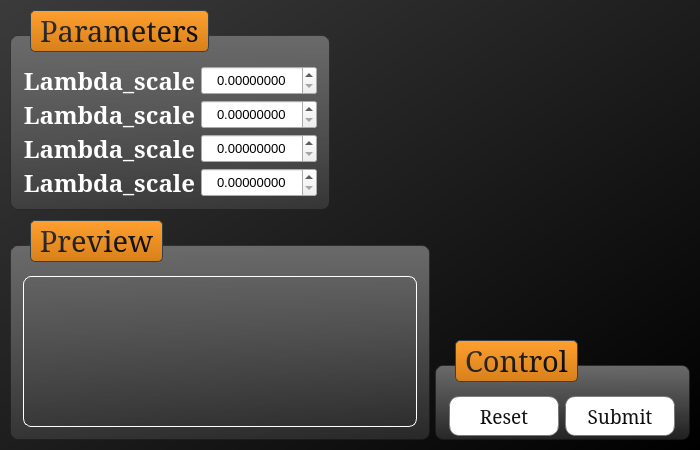
<?xml version="1.0" encoding="UTF-8"?>
<ui version="4.0">
 <class>Dialog</class>
 <widget class="QDialog" name="Dialog">
  <property name="geometry">
   <rect>
    <x>0</x>
    <y>0</y>
    <width>700</width>
    <height>450</height>
   </rect>
  </property>
  <property name="sizePolicy">
   <sizepolicy hsizetype="Expanding" vsizetype="Expanding">
    <horstretch>0</horstretch>
    <verstretch>0</verstretch>
   </sizepolicy>
  </property>
  <property name="minimumSize">
   <size>
    <width>700</width>
    <height>450</height>
   </size>
  </property>
  <property name="maximumSize">
   <size>
    <width>16777215</width>
    <height>16777215</height>
   </size>
  </property>
  <property name="windowTitle">
   <string>Distribution</string>
  </property>
  <property name="windowIcon">
   <iconset>
    <normaloff>icons/prob.png</normaloff>icons/prob.png</iconset>
  </property>
  <property name="styleSheet">
   <string notr="true">QDialog#Dialog{
	background-color: qlineargradient(spread:pad, x1:1, y1:1, x2:0, y2:0, stop:0 rgba(0, 0, 0, 255), stop:1 rgba(59, 59, 59, 255));	
}</string>
  </property>
  <property name="modal">
   <bool>true</bool>
  </property>
  <widget class="QWidget" name="container" native="true">
   <property name="geometry">
    <rect>
     <x>0</x>
     <y>0</y>
     <width>700</width>
     <height>450</height>
    </rect>
   </property>
   <property name="sizePolicy">
    <sizepolicy hsizetype="Expanding" vsizetype="Expanding">
     <horstretch>0</horstretch>
     <verstretch>0</verstretch>
    </sizepolicy>
   </property>
   <property name="minimumSize">
    <size>
     <width>700</width>
     <height>450</height>
    </size>
   </property>
   <layout class="QGridLayout" name="layout_central">
    <property name="leftMargin">
     <number>10</number>
    </property>
    <property name="topMargin">
     <number>10</number>
    </property>
    <property name="rightMargin">
     <number>10</number>
    </property>
    <property name="bottomMargin">
     <number>10</number>
    </property>
    <property name="horizontalSpacing">
     <number>0</number>
    </property>
    <property name="verticalSpacing">
     <number>10</number>
    </property>
    <item row="0" column="0">
     <widget class="QWidget" name="div_1" native="true">
      <property name="sizePolicy">
       <sizepolicy hsizetype="Expanding" vsizetype="Expanding">
        <horstretch>0</horstretch>
        <verstretch>0</verstretch>
       </sizepolicy>
      </property>
      <property name="minimumSize">
       <size>
        <width>680</width>
        <height>200</height>
       </size>
      </property>
      <layout class="QGridLayout" name="layout_dynamic" columnstretch="40,60">
       <property name="leftMargin">
        <number>0</number>
       </property>
       <property name="topMargin">
        <number>0</number>
       </property>
       <property name="rightMargin">
        <number>0</number>
       </property>
       <property name="bottomMargin">
        <number>0</number>
       </property>
       <property name="horizontalSpacing">
        <number>5</number>
       </property>
       <property name="verticalSpacing">
        <number>0</number>
       </property>
       <item row="0" column="0">
        <widget class="QGroupBox" name="params_box">
         <property name="sizePolicy">
          <sizepolicy hsizetype="Expanding" vsizetype="Expanding">
           <horstretch>0</horstretch>
           <verstretch>0</verstretch>
          </sizepolicy>
         </property>
         <property name="minimumSize">
          <size>
           <width>320</width>
           <height>200</height>
          </size>
         </property>
         <property name="font">
          <font>
           <family>Garamond</family>
           <pointsize>22</pointsize>
          </font>
         </property>
         <property name="styleSheet">
          <string notr="true">QGroupBox {
	margin-top:25px;
	border:1px solid rgba(25,25,25,127);
	border-radius:8px;
	background-color:qlineargradient(x1:0,y1:0,x2:0,y2:1,stop:0 rgba(106,106,106,255),stop:1 rgba(106,106,106,75));
}

QGroupBox::title {
	color: qlineargradient(spread:pad, x1:1, y1:1, x2:0, y2:0, stop:0 rgba(0, 0, 0, 255), stop:1 rgba(59, 59, 59, 255));
	border: 1px solid #32414B;
	border-radius: 5px;
	subcontrol-origin: margin;
	background-color: QLinearGradient( x1: 0, y1: 0, x2: 0, y2: 1, stop: 0 #ffa02f, stop: 1 #d7801a);
	subcontrol-position: top left;
	left: 20px;
	padding-left: 5px;
	padding-right: 5px;

}
</string>
         </property>
         <property name="title">
          <string>Parameters</string>
         </property>
         <layout class="QGridLayout" name="layout_params" columnstretch="60,40">
          <property name="leftMargin">
           <number>10</number>
          </property>
          <property name="topMargin">
           <number>10</number>
          </property>
          <property name="rightMargin">
           <number>10</number>
          </property>
          <property name="bottomMargin">
           <number>10</number>
          </property>
          <property name="spacing">
           <number>5</number>
          </property>
          <item row="0" column="0">
           <widget class="QWidget" name="params_area" native="true">
            <property name="sizePolicy">
             <sizepolicy hsizetype="Expanding" vsizetype="Expanding">
              <horstretch>0</horstretch>
              <verstretch>0</verstretch>
             </sizepolicy>
            </property>
            <property name="styleSheet">
             <string notr="true">QLabel{
	color: #ffffff;
}</string>
            </property>
            <layout class="QGridLayout" name="layout_label_2">
             <property name="leftMargin">
              <number>0</number>
             </property>
             <property name="topMargin">
              <number>0</number>
             </property>
             <property name="rightMargin">
              <number>0</number>
             </property>
             <property name="bottomMargin">
              <number>0</number>
             </property>
             <property name="spacing">
              <number>5</number>
             </property>
             <item row="0" column="0">
              <widget class="QLabel" name="label_1">
               <property name="font">
                <font>
                 <family>Garamond</family>
                 <pointsize>18</pointsize>
                 <weight>75</weight>
                 <bold>true</bold>
                </font>
               </property>
               <property name="text">
                <string>Lambda_scale</string>
               </property>
               <property name="alignment">
                <set>Qt::AlignCenter</set>
               </property>
              </widget>
             </item>
             <item row="1" column="0">
              <widget class="QLabel" name="label_2">
               <property name="font">
                <font>
                 <family>Garamond</family>
                 <pointsize>18</pointsize>
                 <weight>75</weight>
                 <bold>true</bold>
                </font>
               </property>
               <property name="text">
                <string>Lambda_scale</string>
               </property>
               <property name="alignment">
                <set>Qt::AlignCenter</set>
               </property>
              </widget>
             </item>
             <item row="2" column="0">
              <widget class="QLabel" name="label_3">
               <property name="font">
                <font>
                 <family>Garamond</family>
                 <pointsize>18</pointsize>
                 <weight>75</weight>
                 <bold>true</bold>
                </font>
               </property>
               <property name="text">
                <string>Lambda_scale</string>
               </property>
               <property name="alignment">
                <set>Qt::AlignCenter</set>
               </property>
              </widget>
             </item>
             <item row="3" column="0">
              <widget class="QLabel" name="label_4">
               <property name="font">
                <font>
                 <family>Garamond</family>
                 <pointsize>18</pointsize>
                 <weight>75</weight>
                 <bold>true</bold>
                </font>
               </property>
               <property name="text">
                <string>Lambda_scale</string>
               </property>
               <property name="alignment">
                <set>Qt::AlignCenter</set>
               </property>
              </widget>
             </item>
            </layout>
           </widget>
          </item>
          <item row="0" column="1">
           <widget class="QWidget" name="value_area" native="true">
            <property name="sizePolicy">
             <sizepolicy hsizetype="Expanding" vsizetype="Expanding">
              <horstretch>0</horstretch>
              <verstretch>0</verstretch>
             </sizepolicy>
            </property>
            <property name="styleSheet">
             <string notr="true"/>
            </property>
            <layout class="QGridLayout" name="layout_spin">
             <property name="leftMargin">
              <number>0</number>
             </property>
             <property name="topMargin">
              <number>0</number>
             </property>
             <property name="rightMargin">
              <number>0</number>
             </property>
             <property name="bottomMargin">
              <number>0</number>
             </property>
             <property name="horizontalSpacing">
              <number>0</number>
             </property>
             <property name="verticalSpacing">
              <number>5</number>
             </property>
             <item row="0" column="0">
              <widget class="QDoubleSpinBox" name="param_1">
               <property name="sizePolicy">
                <sizepolicy hsizetype="Expanding" vsizetype="Expanding">
                 <horstretch>0</horstretch>
                 <verstretch>0</verstretch>
                </sizepolicy>
               </property>
               <property name="font">
                <font>
                 <pointsize>10</pointsize>
                </font>
               </property>
               <property name="cursor">
                <cursorShape>PointingHandCursor</cursorShape>
               </property>
               <property name="alignment">
                <set>Qt::AlignCenter</set>
               </property>
               <property name="buttonSymbols">
                <enum>QAbstractSpinBox::UpDownArrows</enum>
               </property>
               <property name="showGroupSeparator" stdset="0">
                <bool>false</bool>
               </property>
               <property name="decimals">
                <number>8</number>
               </property>
               <property name="maximum">
                <double>100.000000000000000</double>
               </property>
               <property name="singleStep">
                <double>0.100000000000000</double>
               </property>
              </widget>
             </item>
             <item row="1" column="0">
              <widget class="QDoubleSpinBox" name="param_2">
               <property name="sizePolicy">
                <sizepolicy hsizetype="Expanding" vsizetype="Expanding">
                 <horstretch>0</horstretch>
                 <verstretch>0</verstretch>
                </sizepolicy>
               </property>
               <property name="font">
                <font>
                 <pointsize>10</pointsize>
                </font>
               </property>
               <property name="cursor">
                <cursorShape>PointingHandCursor</cursorShape>
               </property>
               <property name="alignment">
                <set>Qt::AlignCenter</set>
               </property>
               <property name="decimals">
                <number>8</number>
               </property>
               <property name="maximum">
                <double>100.000000000000000</double>
               </property>
               <property name="singleStep">
                <double>0.100000000000000</double>
               </property>
              </widget>
             </item>
             <item row="2" column="0">
              <widget class="QDoubleSpinBox" name="param_3">
               <property name="sizePolicy">
                <sizepolicy hsizetype="Expanding" vsizetype="Expanding">
                 <horstretch>0</horstretch>
                 <verstretch>0</verstretch>
                </sizepolicy>
               </property>
               <property name="font">
                <font>
                 <pointsize>10</pointsize>
                </font>
               </property>
               <property name="cursor">
                <cursorShape>PointingHandCursor</cursorShape>
               </property>
               <property name="alignment">
                <set>Qt::AlignCenter</set>
               </property>
               <property name="decimals">
                <number>8</number>
               </property>
               <property name="maximum">
                <double>100.000000000000000</double>
               </property>
               <property name="singleStep">
                <double>0.100000000000000</double>
               </property>
              </widget>
             </item>
             <item row="3" column="0">
              <widget class="QDoubleSpinBox" name="param_4">
               <property name="sizePolicy">
                <sizepolicy hsizetype="Expanding" vsizetype="Expanding">
                 <horstretch>0</horstretch>
                 <verstretch>0</verstretch>
                </sizepolicy>
               </property>
               <property name="font">
                <font>
                 <pointsize>10</pointsize>
                </font>
               </property>
               <property name="cursor">
                <cursorShape>PointingHandCursor</cursorShape>
               </property>
               <property name="alignment">
                <set>Qt::AlignCenter</set>
               </property>
               <property name="decimals">
                <number>8</number>
               </property>
               <property name="maximum">
                <double>100.000000000000000</double>
               </property>
               <property name="singleStep">
                <double>0.100000000000000</double>
               </property>
              </widget>
             </item>
            </layout>
           </widget>
          </item>
         </layout>
        </widget>
       </item>
       <item row="0" column="1">
        <widget class="QLabel" name="description">
         <property name="sizePolicy">
          <sizepolicy hsizetype="Expanding" vsizetype="Expanding">
           <horstretch>0</horstretch>
           <verstretch>0</verstretch>
          </sizepolicy>
         </property>
         <property name="minimumSize">
          <size>
           <width>330</width>
           <height>200</height>
          </size>
         </property>
         <property name="styleSheet">
          <string notr="true"/>
         </property>
         <property name="text">
          <string/>
         </property>
         <property name="pixmap">
          <pixmap>../clon/ui/icons/beta.png</pixmap>
         </property>
         <property name="scaledContents">
          <bool>true</bool>
         </property>
         <property name="alignment">
          <set>Qt::AlignCenter</set>
         </property>
        </widget>
       </item>
      </layout>
     </widget>
    </item>
    <item row="1" column="0">
     <widget class="QWidget" name="div_2" native="true">
      <property name="sizePolicy">
       <sizepolicy hsizetype="Expanding" vsizetype="Expanding">
        <horstretch>0</horstretch>
        <verstretch>0</verstretch>
       </sizepolicy>
      </property>
      <property name="minimumSize">
       <size>
        <width>680</width>
        <height>220</height>
       </size>
      </property>
      <property name="maximumSize">
       <size>
        <width>16777215</width>
        <height>16777215</height>
       </size>
      </property>
      <layout class="QGridLayout" name="layout_static">
       <property name="leftMargin">
        <number>0</number>
       </property>
       <property name="topMargin">
        <number>0</number>
       </property>
       <property name="rightMargin">
        <number>0</number>
       </property>
       <property name="bottomMargin">
        <number>0</number>
       </property>
       <property name="horizontalSpacing">
        <number>5</number>
       </property>
       <property name="verticalSpacing">
        <number>0</number>
       </property>
       <item row="0" column="0">
        <widget class="QGroupBox" name="view_area">
         <property name="sizePolicy">
          <sizepolicy hsizetype="Expanding" vsizetype="Expanding">
           <horstretch>0</horstretch>
           <verstretch>0</verstretch>
          </sizepolicy>
         </property>
         <property name="minimumSize">
          <size>
           <width>420</width>
           <height>220</height>
          </size>
         </property>
         <property name="font">
          <font>
           <family>Garamond</family>
           <pointsize>22</pointsize>
          </font>
         </property>
         <property name="styleSheet">
          <string notr="true">QGroupBox {
	margin-top:25px;
	border:1px solid rgba(25,25,25,127);
	border-radius:8px;
	background-color:qlineargradient(x1:0,y1:0,x2:0,y2:1,stop:0 rgba(106,106,106,255),stop:1 rgba(106,106,106,75));
}

QGroupBox::title {
	color: qlineargradient(spread:pad, x1:1, y1:1, x2:0, y2:0, stop:0 rgba(0, 0, 0, 255), stop:1 rgba(59, 59, 59, 255));
	border: 1px solid #32414B;
	border-radius: 5px;
	subcontrol-origin: margin;
	background-color: QLinearGradient( x1: 0, y1: 0, x2: 0, y2: 1, stop: 0 #ffa02f, stop: 1 #d7801a);
	subcontrol-position: top left;
	left: 20px;
	padding-left: 5px;
	padding-right: 5px;

}
</string>
         </property>
         <property name="title">
          <string>Preview</string>
         </property>
         <layout class="QGridLayout" name="layout_view">
          <property name="leftMargin">
           <number>10</number>
          </property>
          <property name="topMargin">
           <number>10</number>
          </property>
          <property name="rightMargin">
           <number>10</number>
          </property>
          <property name="bottomMargin">
           <number>10</number>
          </property>
          <property name="spacing">
           <number>5</number>
          </property>
          <item row="0" column="0">
           <widget class="QWidget" name="plot_area" native="true">
            <property name="sizePolicy">
             <sizepolicy hsizetype="Expanding" vsizetype="Expanding">
              <horstretch>0</horstretch>
              <verstretch>0</verstretch>
             </sizepolicy>
            </property>
            <property name="styleSheet">
             <string notr="true">QWidget {
		border:1px solid rgb(255, 255, 255);
	border-radius:8px;
}</string>
            </property>
           </widget>
          </item>
         </layout>
        </widget>
       </item>
       <item row="0" column="1">
        <widget class="QWidget" name="control_area" native="true">
         <property name="sizePolicy">
          <sizepolicy hsizetype="Expanding" vsizetype="Expanding">
           <horstretch>0</horstretch>
           <verstretch>0</verstretch>
          </sizepolicy>
         </property>
         <property name="minimumSize">
          <size>
           <width>250</width>
           <height>220</height>
          </size>
         </property>
         <property name="styleSheet">
          <string notr="true"/>
         </property>
         <layout class="QGridLayout" name="layout_buttons">
          <property name="leftMargin">
           <number>0</number>
          </property>
          <property name="topMargin">
           <number>0</number>
          </property>
          <property name="rightMargin">
           <number>0</number>
          </property>
          <property name="bottomMargin">
           <number>0</number>
          </property>
          <property name="horizontalSpacing">
           <number>0</number>
          </property>
          <property name="verticalSpacing">
           <number>5</number>
          </property>
          <item row="1" column="0">
           <widget class="QGroupBox" name="control_box">
            <property name="sizePolicy">
             <sizepolicy hsizetype="Expanding" vsizetype="Expanding">
              <horstretch>0</horstretch>
              <verstretch>0</verstretch>
             </sizepolicy>
            </property>
            <property name="minimumSize">
             <size>
              <width>250</width>
              <height>100</height>
             </size>
            </property>
            <property name="font">
             <font>
              <family>Garamond</family>
              <pointsize>22</pointsize>
             </font>
            </property>
            <property name="styleSheet">
             <string notr="true">QGroupBox {
	margin-top:25px;
	border:1px solid rgba(25,25,25,127);
	border-radius:8px;
	background-color:qlineargradient(x1:0,y1:0,x2:0,y2:1,stop:0 rgba(106,106,106,255),stop:1 rgba(106,106,106,75));
}

QGroupBox::title {
	color: qlineargradient(spread:pad, x1:1, y1:1, x2:0, y2:0, stop:0 rgba(0, 0, 0, 255), stop:1 rgba(59, 59, 59, 255));
	border: 1px solid #32414B;
	border-radius: 5px;
	subcontrol-origin: margin;
	background-color: QLinearGradient( x1: 0, y1: 0, x2: 0, y2: 1, stop: 0 #ffa02f, stop: 1 #d7801a);
	subcontrol-position: top left;
	left: 20px;
	padding-left: 5px;
	padding-right: 5px;

}
</string>
            </property>
            <property name="title">
             <string>Control</string>
            </property>
            <layout class="QGridLayout" name="layout_control">
             <property name="leftMargin">
              <number>10</number>
             </property>
             <property name="topMargin">
              <number>10</number>
             </property>
             <property name="rightMargin">
              <number>10</number>
             </property>
             <property name="bottomMargin">
              <number>10</number>
             </property>
             <property name="spacing">
              <number>5</number>
             </property>
             <item row="0" column="0">
              <widget class="QPushButton" name="reset">
               <property name="enabled">
                <bool>true</bool>
               </property>
               <property name="sizePolicy">
                <sizepolicy hsizetype="Fixed" vsizetype="Fixed">
                 <horstretch>0</horstretch>
                 <verstretch>0</verstretch>
                </sizepolicy>
               </property>
               <property name="minimumSize">
                <size>
                 <width>110</width>
                 <height>40</height>
                </size>
               </property>
               <property name="font">
                <font>
                 <family>Garamond</family>
                 <pointsize>14</pointsize>
                 <weight>50</weight>
                 <bold>false</bold>
                </font>
               </property>
               <property name="cursor">
                <cursorShape>PointingHandCursor</cursorShape>
               </property>
               <property name="styleSheet">
                <string notr="true">QPushButton#reset {
	color: qlineargradient(spread:pad, x1:0.471, y1:1, x2:0.455045, y2:0, stop:0 rgba(0, 0, 0, 255), stop:1 rgba(39, 39, 39, 255));
	border: 1px solid qlineargradient(x1:0,y1:0,x2:0,y2:1,stop:0 rgba(106,106,106,255),stop:1 rgba(106,106,106,75));;
	background-color: rgb(255, 255, 255);
	border-radius: 10px;
}

QPushButton#reset:hover {
	background-color: #2487C8;
	color: rgb(255, 255, 255);
}</string>
               </property>
               <property name="text">
                <string>Reset</string>
               </property>
               <property name="icon">
                <iconset>
                 <normaloff>icons/default.ico</normaloff>icons/default.ico</iconset>
               </property>
               <property name="iconSize">
                <size>
                 <width>32</width>
                 <height>32</height>
                </size>
               </property>
              </widget>
             </item>
             <item row="0" column="1">
              <widget class="QPushButton" name="submit">
               <property name="enabled">
                <bool>true</bool>
               </property>
               <property name="sizePolicy">
                <sizepolicy hsizetype="Fixed" vsizetype="Fixed">
                 <horstretch>0</horstretch>
                 <verstretch>0</verstretch>
                </sizepolicy>
               </property>
               <property name="minimumSize">
                <size>
                 <width>110</width>
                 <height>40</height>
                </size>
               </property>
               <property name="font">
                <font>
                 <family>Garamond</family>
                 <pointsize>14</pointsize>
                 <weight>50</weight>
                 <bold>false</bold>
                </font>
               </property>
               <property name="cursor">
                <cursorShape>PointingHandCursor</cursorShape>
               </property>
               <property name="styleSheet">
                <string notr="true">QPushButton#submit {
	color: qlineargradient(spread:pad, x1:0.471, y1:1, x2:0.455045, y2:0, stop:0 rgba(0, 0, 0, 255), stop:1 rgba(39, 39, 39, 255));
	border: 1px solid qlineargradient(x1:0,y1:0,x2:0,y2:1,stop:0 rgba(106,106,106,255),stop:1 rgba(106,106,106,75));;
	background-color: rgb(255, 255, 255);
	border-radius: 10px;
}

QPushButton#submit:hover {
	background-color: #2487C8;
	color: rgb(255, 255, 255);
}</string>
               </property>
               <property name="text">
                <string>Submit</string>
               </property>
               <property name="icon">
                <iconset>
                 <normaloff>icons/submit.png</normaloff>icons/submit.png</iconset>
               </property>
               <property name="iconSize">
                <size>
                 <width>32</width>
                 <height>32</height>
                </size>
               </property>
              </widget>
             </item>
            </layout>
           </widget>
          </item>
          <item row="0" column="0">
           <widget class="QWidget" name="icon_area" native="true">
            <property name="sizePolicy">
             <sizepolicy hsizetype="Expanding" vsizetype="Expanding">
              <horstretch>0</horstretch>
              <verstretch>0</verstretch>
             </sizepolicy>
            </property>
            <layout class="QGridLayout" name="layout_icon">
             <property name="leftMargin">
              <number>0</number>
             </property>
             <property name="topMargin">
              <number>0</number>
             </property>
             <property name="rightMargin">
              <number>0</number>
             </property>
             <property name="bottomMargin">
              <number>0</number>
             </property>
             <property name="horizontalSpacing">
              <number>5</number>
             </property>
             <property name="verticalSpacing">
              <number>0</number>
             </property>
             <item row="0" column="0">
              <widget class="QLabel" name="icon_prob">
               <property name="sizePolicy">
                <sizepolicy hsizetype="Expanding" vsizetype="Expanding">
                 <horstretch>0</horstretch>
                 <verstretch>0</verstretch>
                </sizepolicy>
               </property>
               <property name="minimumSize">
                <size>
                 <width>122</width>
                 <height>115</height>
                </size>
               </property>
               <property name="text">
                <string/>
               </property>
               <property name="pixmap">
                <pixmap>icons/verify.png</pixmap>
               </property>
               <property name="scaledContents">
                <bool>true</bool>
               </property>
              </widget>
             </item>
             <item row="0" column="1">
              <widget class="QLabel" name="icon_look">
               <property name="sizePolicy">
                <sizepolicy hsizetype="Expanding" vsizetype="Expanding">
                 <horstretch>0</horstretch>
                 <verstretch>0</verstretch>
                </sizepolicy>
               </property>
               <property name="minimumSize">
                <size>
                 <width>122</width>
                 <height>115</height>
                </size>
               </property>
               <property name="text">
                <string/>
               </property>
               <property name="pixmap">
                <pixmap>icons/view.png</pixmap>
               </property>
               <property name="scaledContents">
                <bool>true</bool>
               </property>
              </widget>
             </item>
            </layout>
           </widget>
          </item>
         </layout>
        </widget>
       </item>
      </layout>
     </widget>
    </item>
   </layout>
  </widget>
 </widget>
 <resources/>
 <connections/>
</ui>
